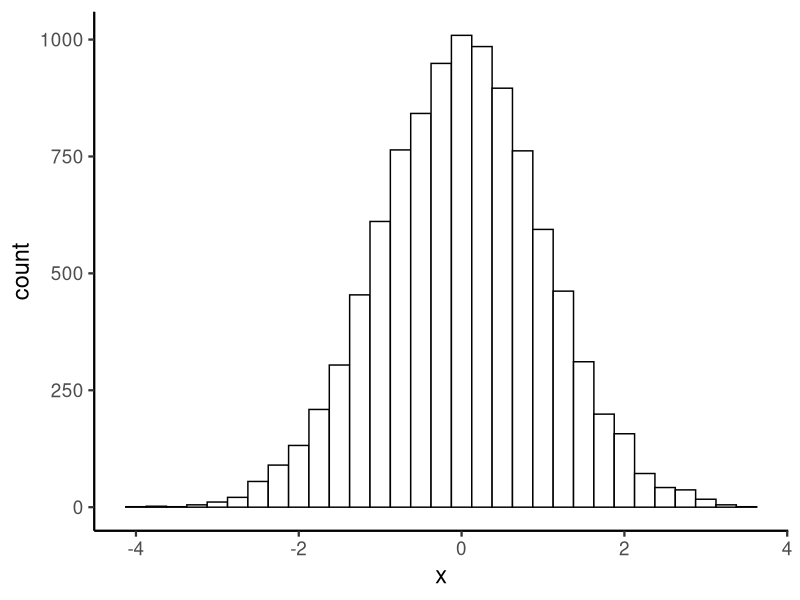
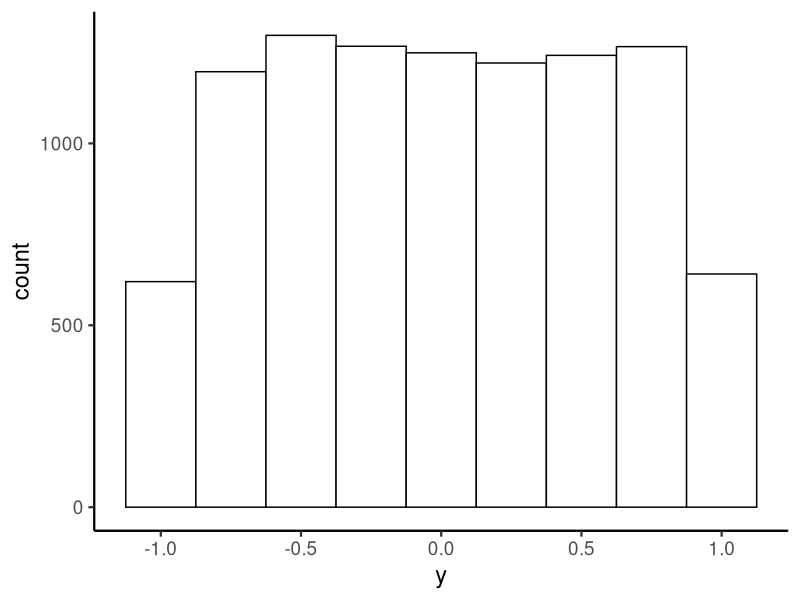

Write the R code that produced these figures, in order.

#Exercise 8(a)

library(ggplot2)

n <- 10000

mu <- 0

sigma <- 1

x <- rnorm(n, mu, sigma)

df <- data.frame(x)

head(df)
ggplot(df, aes(x=x)) +
  geom_histogram(color="black", fill="white",binwidth = 0.25) +
  theme_classic(base_size = 17)

#Exercise 8(b)

n <- 10000

min_y <- -1

max_y <- 1

y <- runif(n, min_y, max_y)

df.2 <- data.frame(y)

head(df.2)
ggplot(df.2, aes(x=y)) +
  geom_histogram(color="black", fill="white",binwidth = 0.25) +
  theme_classic(base_size = 17)

#Exercise 9 



